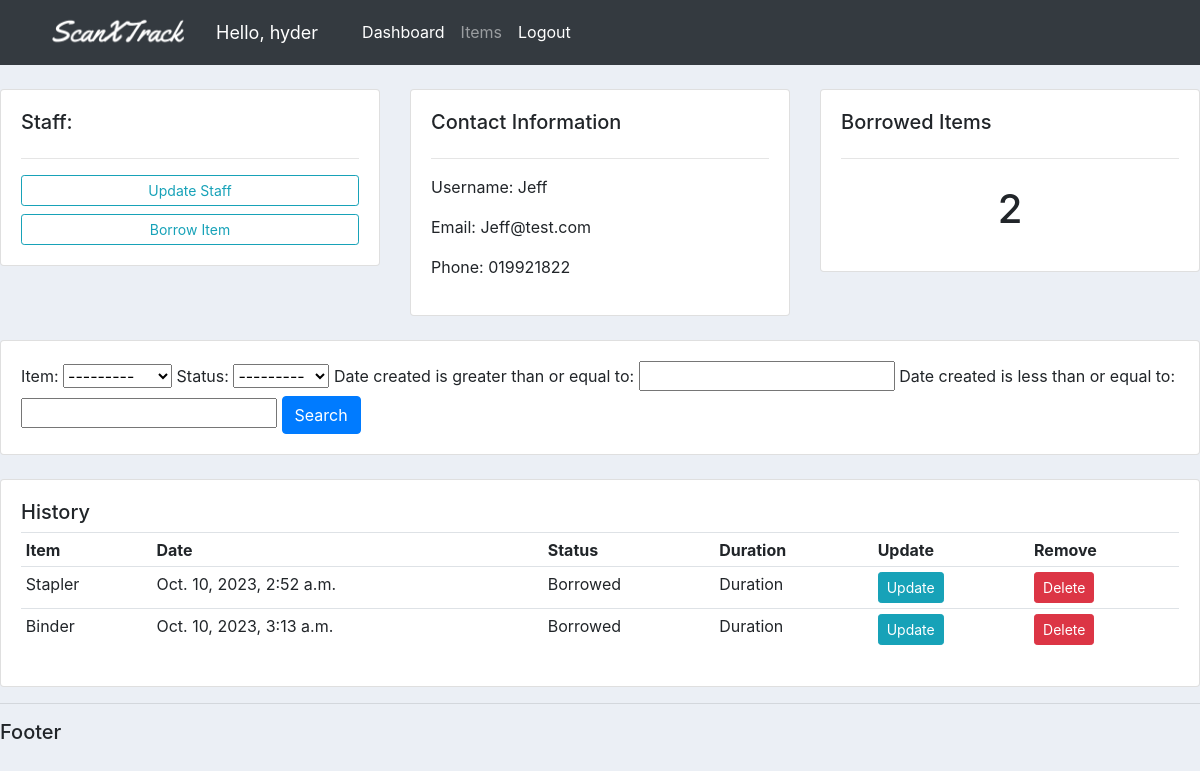
The app's page /staff/4 (signed in), older data.
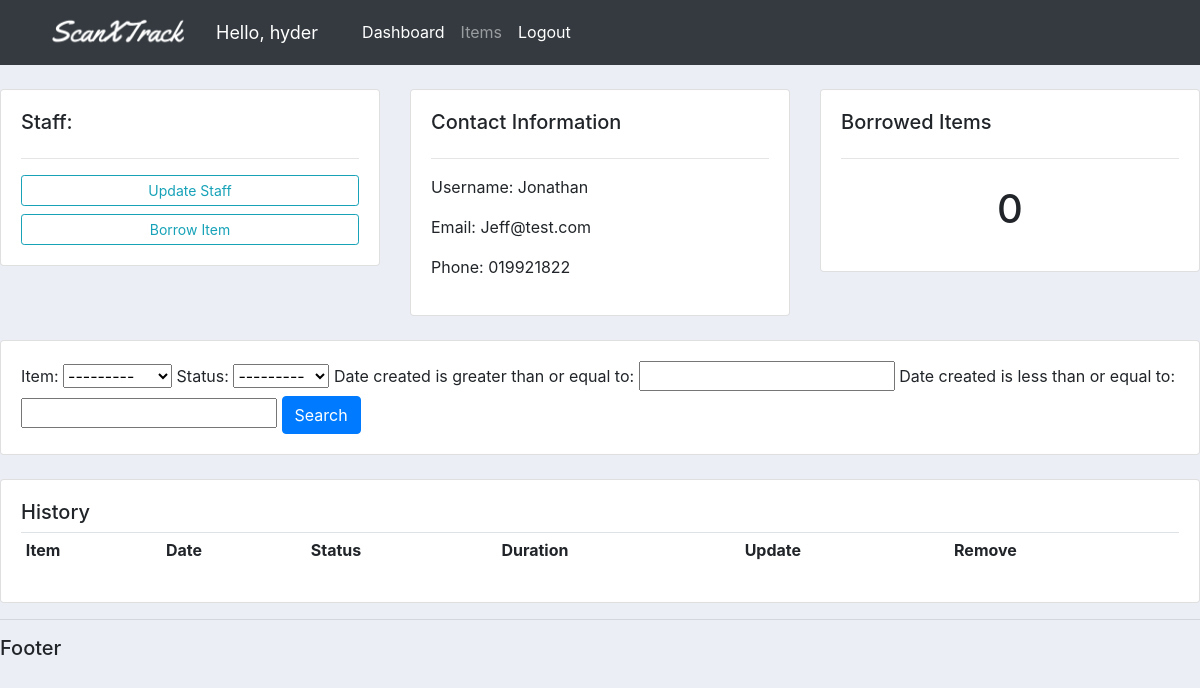
The same page, newer data.
### accounts/models.py (models this page shows, shortened)
class Staff(models.Model):
    user = models.OneToOneField(User, null=True, blank=True, on_delete=models.CASCADE)
    name = models.CharField(max_length=200, null=True)
    phone = models.CharField(max_length=200, null=True)
    email = models.CharField(max_length=200, null=True)
    profile_pic = models.ImageField(default="default.png", null=True, blank=True)
    date_created = models.DateTimeField(auto_now_add=True)

class Borrowed_items(models.Model):
    STATUS = (("Borrowed", "Borrowed"), ("Returned", "Returned"))
    staff = models.ForeignKey(Staff, null=True, on_delete=models.SET_NULL)
    item = models.ForeignKey(Item, null=True, on_delete=models.SET_NULL)
    status = models.CharField(max_length=200, null=True, choices=STATUS)
    date_created = models.DateTimeField(auto_now_add=True)

class Item(models.Model):
    name = models.CharField(max_length=200, null=True)
    description = models.CharField(max_length=200, null=True, blank=True)
    amount = models.IntegerField(null=True)
    date_created = models.DateTimeField(auto_now_add=True)
    def __str__(self):
        return self.name

### accounts/decorators.py (the view)
        def wrapper_func(request, *args, **kwargs):
            group = None
            if request.user.groups.exists():
                group = request.user.groups.all()[0].name
            if group in allowed_roles:
                return view_func(request, *args, **kwargs)
            else:
                return HttpResponse("You are not authorized to view this page")

### accounts/views.py (called while the page is built)
@login_required(login_url="login")
@allowed_users(allowed_roles=["admin"])
def staff(request, pk):
    staff = Staff.objects.get(id=pk)
    borrows = staff.borrowed_items_set.all()
    total_borrowed = borrows.filter(status="Borrowed").count()
    myFilter = BorrowFilter(request.GET, queryset=borrows)
    borrows = myFilter.qs
    context = {
        "staff": staff,
        "borrows": borrows,
        "total_borrowed": total_borrowed,
        "myFilter": myFilter,
    }
    return render(request, "accounts/staff.html", context)

### accounts/templates/accounts/staff.html
{% extends 'accounts/main.html' %} {% block content %}
<br />
<div class="row">
  <div class="col-md">
    <div class="card card-body">
      <h5>Staff:</h5>
      <hr />
      <a class="btn btn-outline-info btn-sm btn-block" href="">Update Staff</a>
      <a class="btn btn-outline-info btn-sm btn-block" href="{% url 'create_borrow' staff.id %}">Borrow Item</a>
    </div>
  </div>
  <div class="col-md">
    <div class="card card-body">
      <h5>Contact Information</h5>
      <hr />
      <p>Username: {{staff.name}}</p>
      <p>Email: {{staff.email}}</p>
      <p>Phone: {{staff.phone}}</p>
    </div>
  </div>
  <div class="col-md">
    <div class="card card-body">
      <h5>Borrowed Items</h5>
      <hr />
      <h1 style="text-align: center; padding: 10px">{{total_borrowed}}</h1>
    </div>
  </div>
</div>
<br />
<div class="row">
  <div class="col">
    <div class="card card-body">
      <form method="get">
        {{myFilter.form}}
        <button class="btn btn-primary" type="submit">Search</button>
      </form>
    </div>
  </div>
</div>
<br />
<div class="row">
  <div class="col-md">
    <div class="card card-body table-responsive " style="max-height: 400px; overflow-y: auto;">
      <table class="table table-sm">
        <h5>History</h5>
        <tr>
          <th>Item</th>
          <th>Date</th>
          <th>Status</th>
          <th>Duration</th>
          <th>Update</th>
          <th>Remove</th>
        </tr>
        {% for i in borrows %}
        <tr>
          <td>{{i.item}}</td>
          <td>{{i.date_created}}</td>
          <td>{{i.status}}</td>
          <td>Duration</td>
          <td>
            <a class="btn btn-sm btn-info" href="{% url 'update_borrow' i.id %}">Update</a>
          </td>
          <td>
            <a class="btn btn-sm btn-danger" href="{% url 'delete_borrow' i.id %}">Delete</a>
          </td>
        </tr>
        {% endfor %}
      </table>
    </div>
  </div>
</div>
{% endblock content %}

Row changes from the older to the newer data that the page shows:
removed Borrowed_items: item "Stapler", date_created "Oct. 10, 2023, 2:52 a.m.", status "Borrowed"
removed Borrowed_items: item "Binder", date_created "Oct. 10, 2023, 3:13 a.m.", status "Borrowed"
changed Staff "Jeff@test.com": name "Jeff" → "Jonathan"
Text that changed along with them:
{{ total_borrowed }}: "2" → "0"
